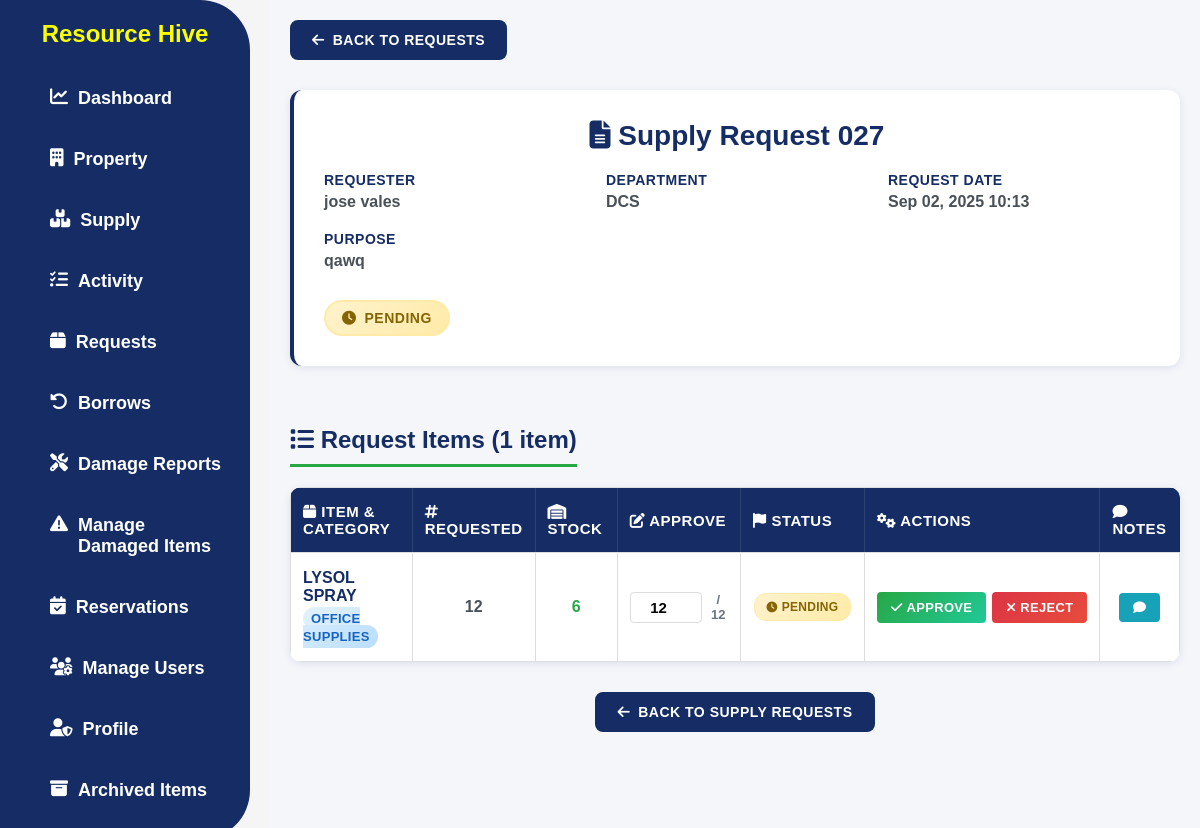
/batch-request/27/ (signed in), run on an earlier commit of the app's database.
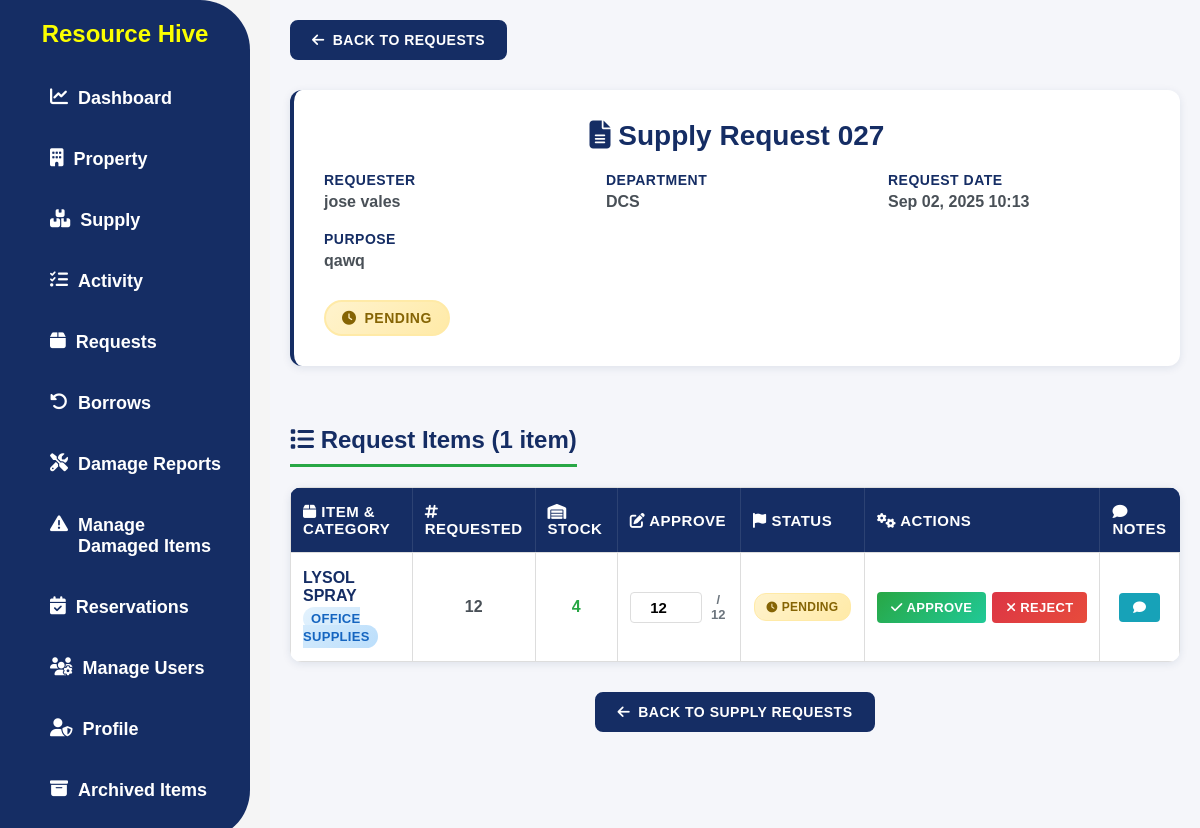
And on a later commit of the database.
### app/models.py (models this page shows, shortened)
class SupplyRequestItem(models.Model):
    STATUS_CHOICES = [
        ('pending', 'Pending'),
        ('approved', 'Approved'),
        ('rejected', 'Rejected'),
        ('completed', 'Completed'),
    ]
    batch_request = models.ForeignKey(SupplyRequestBatch, on_delete=models.CASCADE, related_name='items')
    supply = models.ForeignKey(Supply, on_delete=models.CASCADE)
    quantity = models.PositiveIntegerField()  # Requested quantity
    approved_quantity = models.PositiveIntegerField(null=True, blank=True)  # Approved quantity
    status = models.CharField(max_length=20, choices=STATUS_CHOICES, default='pending')
    approved = models.BooleanField(default=False)  # Keep for backward compatibility
    claimed_date = models.DateTimeField(null=True, blank=True)  # When item was claimed
    remarks = models.TextField(blank=True, null=True)
    class Meta:
        unique_together = ['batch_request', 'supply']  # Prevent duplicate items in same batch

class Supply(models.Model):
    STATUS_CHOICES = [
        ('low_stock', 'Low Stock'),
        ('out_of_stock', 'Out of Stock'),
        ('available', 'Available'),
    ]
    supply_name = models.CharField(max_length=255)
    category = models.ForeignKey(SupplyCategory, on_delete=models.SET_NULL, null=True, blank=True)
    subcategory = models.ForeignKey(SupplySubcategory, on_delete=models.SET_NULL, null=True, blank=True)
    description = models.TextField(blank=True, null=True)
    barcode = models.CharField(max_length=100, unique=True, null=True, blank=True)
    available_for_request = models.BooleanField(default=True)
    date_received = models.DateField()
    expiration_date = models.DateField(null=True, blank=True)
    last_updated = models.DateTimeField(auto_now=True)
    is_archived = models.BooleanField(default=False)
    class Meta:
        permissions = [
            ("view_admin_dashboard", "Can view  admin dashboard"),
            ("view_checkout_page", "Can view checkout page"),
            ("view_user_dashboard", "Can view user dashboard"), #user side permissions
            ("view_user_module", "Can view user module"),
            ("view_admin_module", "Can view admin module"),
        ]

class SupplyQuantity(models.Model):
    supply = models.OneToOneField('Supply', on_delete=models.CASCADE, related_name='quantity_info')
    current_quantity = models.PositiveIntegerField(default=0)
    minimum_threshold = models.PositiveIntegerField(default=10)
    last_updated = models.DateTimeField(auto_now=True)

class SupplyCategory(models.Model):
    name = models.CharField(max_length=100, unique=True)
    class Meta:
        verbose_name_plural = "Supply Categories"

### app/views.py (the view, shortened to what this page needs)
# urls.py: path('batch-request/<int:batch_id>/', batch_request_detail, name='batch_request_detail'),
@permission_required('app.view_admin_module')
@login_required
def batch_request_detail(request, batch_id):
    batch_request = get_object_or_404(SupplyRequestBatch, id=batch_id)
    context = {
        'batch_request': batch_request,
        'items': batch_request.items.all().order_by('supply__supply_name')
    }
    return render(request, 'app/batch_request_detail.html', context)

### app/models.py (called while the page is built)
    def __str__(self):
        return self.name

### app/templates/app/batch_request_detail.html (shortened to what the changed rows need)
{% load static %}
<!DOCTYPE html>
<html lang="en">
<head>
  <link rel="stylesheet" href="{% static 'css/style.css' %}" />
  <link rel="stylesheet" href="https://cdnjs.cloudflare.com/ajax/libs/font-awesome/6.4.2/css/all.min.css" />
</head>
<body>
  {% include 'app/navbar.html' %}
  <div class="batch-details">
    <div class="batch-header">
      <h1>
        <i class="fas fa-file-alt"></i>
        Supply Request {{ batch_request.id|stringformat:"03d" }}
      </h1>
    </div>
    <h2 style="color: #152d64; font-size: 24px; font-weight: 600; margin: 30px 0 20px 0; padding-bottom: 10px; border-bottom: 3px solid #28a745; display: inline-block;">
      <i class="fas fa-list"></i> Request Items ({{ items.count }} item{{ items.count|pluralize }})
    </h2>
    <div class="items-container">
      <table class="items-table">
        <thead>
          <tr>
            <th style="width: 25%;"><i class="fas fa-box"></i> Item & Category</th>
            <th style="width: 10%;" class="quantity-cell"><i class="fas fa-hashtag"></i> Requested</th>
            <th style="width: 12%;" class="quantity-cell"><i class="fas fa-warehouse"></i> Stock</th>
            <th style="width: 12%;" class="quantity-cell"><i class="fas fa-edit"></i> Approve</th>
            <th style="width: 15%;" class="status-cell"><i class="fas fa-flag"></i> Status</th>
            <th style="width: 16%;" class="actions-cell"><i class="fas fa-cogs"></i> Actions</th>
            <th style="width: 10%;" class="actions-cell"><i class="fas fa-comment"></i> Notes</th>
          </tr>
        </thead>
        <tbody>
          {% for item in items %}
          <tr id="item-row-{{ item.id }}">
            <td>
              <div class="item-name">
                <div>
                  <div style="font-weight: 600; color: #152d64; margin-bottom: 4px; font-size: 16px;">{{ item.supply.supply_name }}</div>
                  <span class="category-badge">{{ item.supply.category.name }}</span>
                </div>
              </div>
            </td>
            <td class="quantity-cell">
              <strong>{{ item.quantity }}</strong>
            </td>
            <td class="quantity-cell">
              <div class="stock-info">
                <span class="stock-available">{{ item.supply.quantity_info.current_quantity|default:"N/A" }}</span>
              </div>
            </td>
            <td class="quantity-cell">
              {% if item.status == 'pending' and batch_request.status in 'pending,partially_approved' %}
                <div class="approve-input-container">
                  <input type="number"
                         id="approved-quantity-{{ item.id }}"
                         min="1"
                         max="{{ item.quantity }}"
                         value="{{ item.quantity }}"
                         class="approve-input"
                         data-max-quantity="{{ item.quantity }}">
                  <span class="qty-indicator">/ {{ item.quantity }}</span>
                </div>
              {% elif item.status == 'approved' or item.status == 'completed' %}
                <strong style="color: #28a745;">{{ item.approved_quantity|default:item.quantity }}</strong>
              {% else %}
                <span style="color: #6c757d;">—</span>
              {% endif %}
            </td>
            <td class="status-cell">
              {% if item.status == 'approved' %}
                <span class="status-badge status-approved">
                  <i class="fas fa-check"></i> Approved
                </span>
              {% elif item.status == 'rejected' %}
                <span class="status-badge status-rejected">
                  <i class="fas fa-times"></i> Rejected
                </span>
              {% elif item.status == 'completed' %}
                <span class="status-badge status-approved" style="background: linear-gradient(135deg, #d4edda 0%, #c3e6cb 100%);">
                  <i class="fas fa-check-circle"></i> Completed
                </span>
              {% else %}
                <span class="status-badge status-pending">
                  <i class="fas fa-clock"></i> Pending
                </span>
              {% endif %}
            </td>
            <td class="actions-cell">
              {% if item.status == 'pending' and batch_request.status in 'pending,partially_approved' %}
                <div class="action-buttons-inline">
                  <form method="post" action="{% url 'approve_batch_item' batch_request.id item.id %}" style="display: inline;" id="approve-form-{{ item.id }}">
                    <button type="submit" class="btn-table btn-approve-table" data-item-id="{{ item.id }}">
                      <i class="fas fa-check"></i> Approve
                    </button>
                  </form>
                  <form method="post" action="{% url 'reject_batch_item' batch_request.id item.id %}" style="display: inline;" id="reject-form-{{ item.id }}">
                    <button type="submit" class="btn-table btn-reject-table" data-item-id="{{ item.id }}">
                      <i class="fas fa-times"></i> Reject
                    </button>
                  </form>
                </div>
              {% elif item.status == 'completed' %}
                <span style="color: #28a745; font-weight: 600; font-size: 11px;">
                  <i class="fas fa-check-circle"></i> CLAIMED
                </span>
              {% else %}
                <span style="color: #6c757d;">—</span>
              {% endif %}
            </td>
            <td class="actions-cell">
              {% if item.status == 'pending' and batch_request.status in 'pending,partially_approved' %}
                <button type="button"
                        class="btn-table remarks-toggle-btn"
                        style="background: #17a2b8; color: white;"
                        data-item-id="{{ item.id }}"
                        title="Add remarks">
                  <i class="fas fa-comment"></i>
                </button>
              {% else %}
                <span style="color: #6c757d;">—</span>
              {% endif %}
            </td>
          </tr>
          {% endfor %}
        </tbody>
      </table>
    </div>
  </div>
</body>
</html>

What changed in the data, as far as the page shows it:
changed through a linked row, SupplyRequestItem "LYSOL SPRAY": supply.quantity_info.current_quantity "6" → "4"
